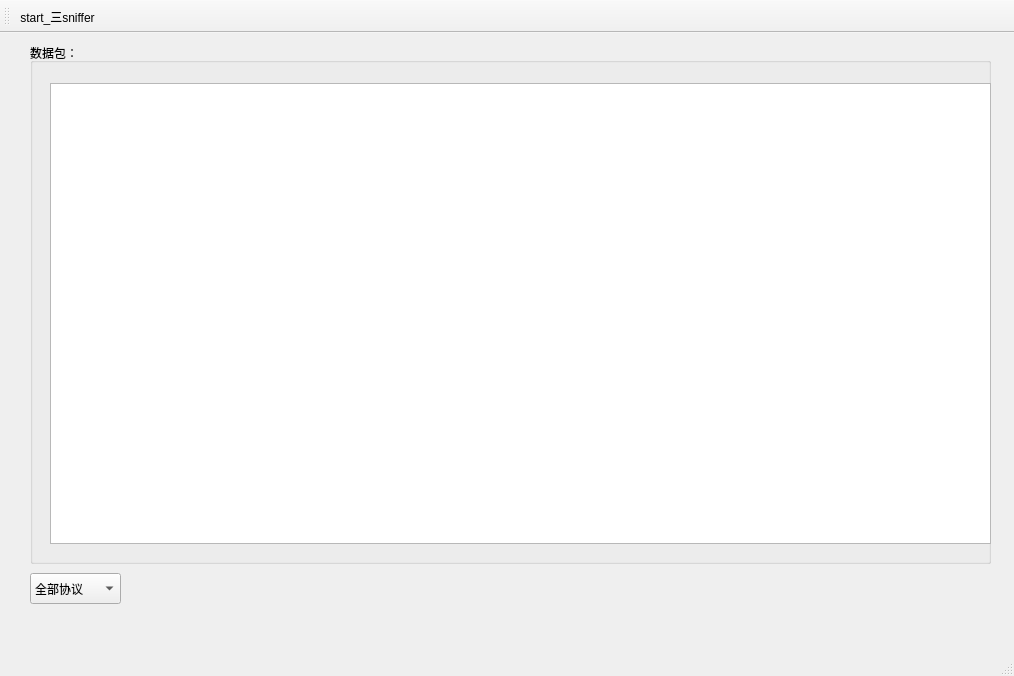
<?xml version="1.0" encoding="UTF-8"?>
<ui version="4.0">
 <class>MainWindow</class>
 <widget class="QMainWindow" name="MainWindow">
  <property name="geometry">
   <rect>
    <x>0</x>
    <y>0</y>
    <width>1014</width>
    <height>676</height>
   </rect>
  </property>
  <property name="windowTitle">
   <string>PackageSniffer</string>
  </property>
  <widget class="QWidget" name="centralwidget">
   <widget class="QGroupBox" name="groupBox">
    <property name="geometry">
     <rect>
      <x>30</x>
      <y>10</y>
      <width>961</width>
      <height>521</height>
     </rect>
    </property>
    <property name="sizePolicy">
     <sizepolicy hsizetype="Expanding" vsizetype="Expanding">
      <horstretch>0</horstretch>
      <verstretch>0</verstretch>
     </sizepolicy>
    </property>
    <property name="title">
     <string>数据包：</string>
    </property>
    <widget class="QScrollArea" name="scrollArea">
     <property name="geometry">
      <rect>
       <x>20</x>
       <y>40</y>
       <width>941</width>
       <height>461</height>
      </rect>
     </property>
     <property name="widgetResizable">
      <bool>true</bool>
     </property>
     <widget class="QWidget" name="scrollAreaWidgetContents_2">
      <property name="geometry">
       <rect>
        <x>0</x>
        <y>0</y>
        <width>939</width>
        <height>459</height>
       </rect>
      </property>
      <widget class="QTextBrowser" name="textBrowser">
       <property name="geometry">
        <rect>
         <x>-5</x>
         <y>-9</y>
         <width>951</width>
         <height>471</height>
        </rect>
       </property>
      </widget>
     </widget>
    </widget>
   </widget>
   <widget class="QComboBox" name="comboBox">
    <property name="geometry">
     <rect>
      <x>30</x>
      <y>540</y>
      <width>91</width>
      <height>31</height>
     </rect>
    </property>
    <item>
     <property name="text">
      <string>全部协议</string>
     </property>
    </item>
    <item>
     <property name="text">
      <string>TCP</string>
     </property>
    </item>
    <item>
     <property name="text">
      <string>UDP</string>
     </property>
    </item>
   </widget>
  </widget>
  <widget class="QMenuBar" name="menubar">
   <property name="geometry">
    <rect>
     <x>0</x>
     <y>0</y>
     <width>1014</width>
     <height>28</height>
    </rect>
   </property>
  </widget>
  <widget class="QStatusBar" name="statusbar"/>
  <widget class="QToolBar" name="toolBar">
   <property name="windowTitle">
    <string>toolBar</string>
   </property>
   <attribute name="toolBarArea">
    <enum>TopToolBarArea</enum>
   </attribute>
   <attribute name="toolBarBreak">
    <bool>false</bool>
   </attribute>
   <addaction name="start_sniffer"/>
  </widget>
  <action name="start_sniffer">
   <property name="icon">
    <iconset>
     <normaloff>../../../../图片/0182ab57cd8ecf0000018c1b3db353.png@1280w_1l_2o_100sh.png</normaloff>../../../../图片/0182ab57cd8ecf0000018c1b3db353.png@1280w_1l_2o_100sh.png</iconset>
   </property>
   <property name="text">
    <string>start_三sniffer</string>
   </property>
   <property name="toolTip">
    <string>开始嗅探</string>
   </property>
  </action>
 </widget>
 <resources/>
 <connections/>
</ui>
